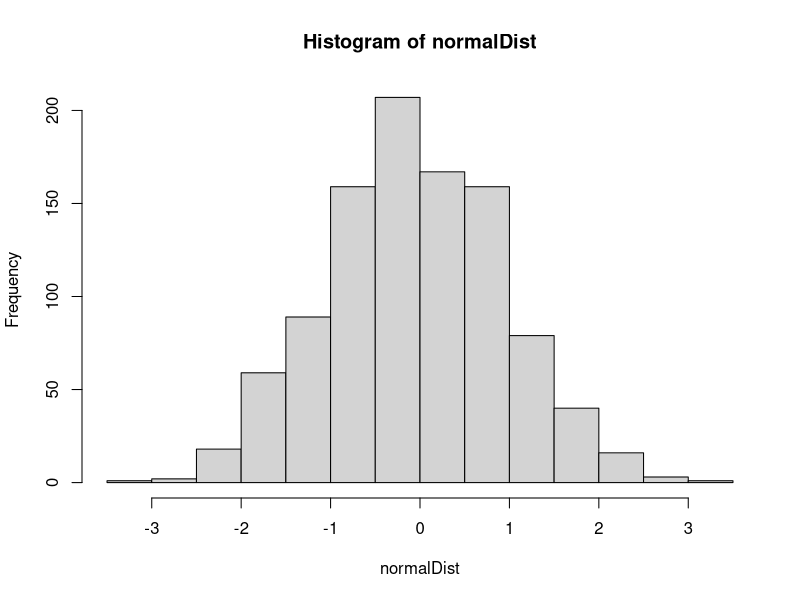
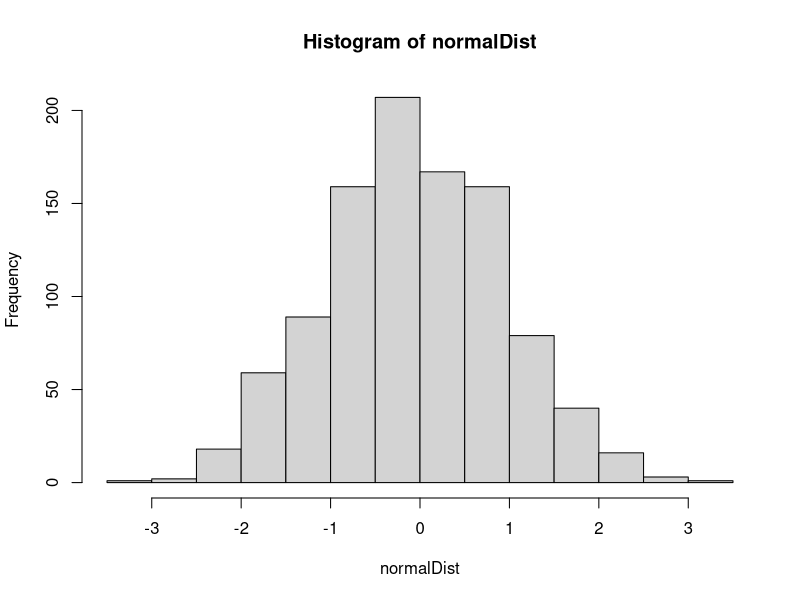
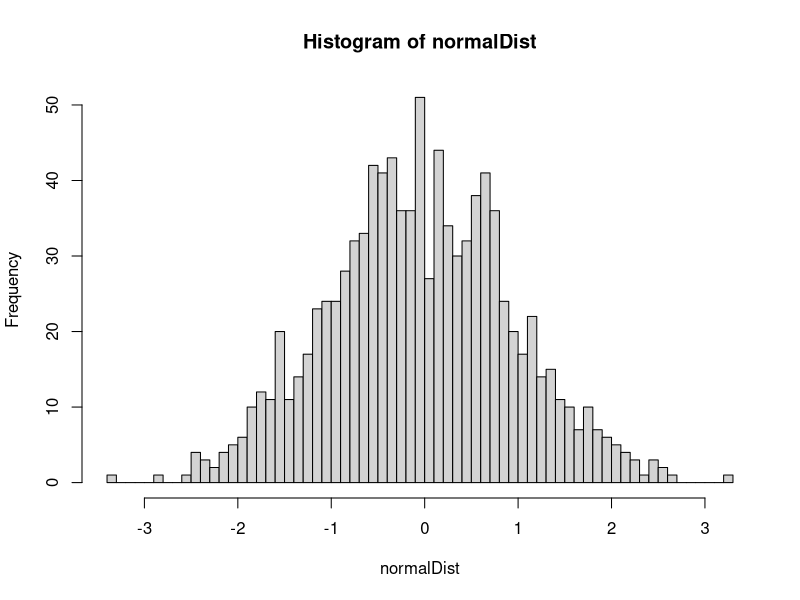
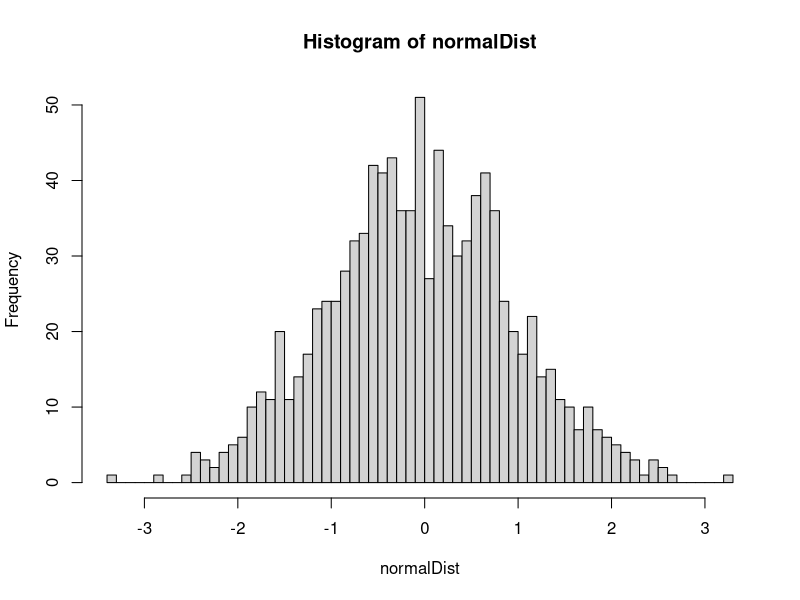

Write the R code that produced these figures, in order.
## ---- chunk 1
#*********************************
## Version Check
#********************************* 
R.version

## ---- chunk 2
#*********************************
## Libraries
#********************************* 
# library(dpylr)
# library(ggplot2)

## ---- chunk 3
#*********************************
## 1.0 Call for Normal Distribution
#********************************* 

normalDist <- rnorm(1000, 0, 1)
mean(normalDist)
hist(normalDist)

nrmDSTplot1 <- hist(normalDist)
nrmDSTplot1

#if curious about function histogram
# ?hist

# --- Exploring Histogram Function

# hist(x, ...)
# Usage for the Funct

#if an argument specified with an = sign it's mandatory supply
# if an argument has a default value with an equals sign, you the user, don't have to enter it/supply it


# hist(x, breaks = "Sturges",
#      freq = NULL, probability = !freq,
#      include.lowest = TRUE, right = TRUE,
#      density = NULL, angle = 45, col = NULL, border = NULL,
#      main = paste("Histogram of" , xname),
#      xlim = range(breaks), ylim = NULL,
#      xlab = xname, ylab,
#      axes = TRUE, plot = TRUE, labels = FALSE,
#      nclass = NULL, warn.unused = TRUE, ...)


# Exploring a default value 
# hist(x, breaks = "Sturges",

hist(normalDist, breaks = 50)

nrmDSTplot2 <- hist(normalDist, breaks = 50)
nrmDSTplot2

## ---- chunk 4
#*********************************
## 1.0 Call for Normal Distribution
#********************************* 

## ---- chunk 5
#*********************************
## 1.0 Call for Normal Distribution
#********************************* 

## ---- chunk 6
#*********************************
## 1.0 Call for Normal Distribution
#********************************* 

## ---- chunk 7
#**************E*N*D*************# 
#*********************************
## END OF SCRIPT | END OF DOCUMENT 
#*********************************
